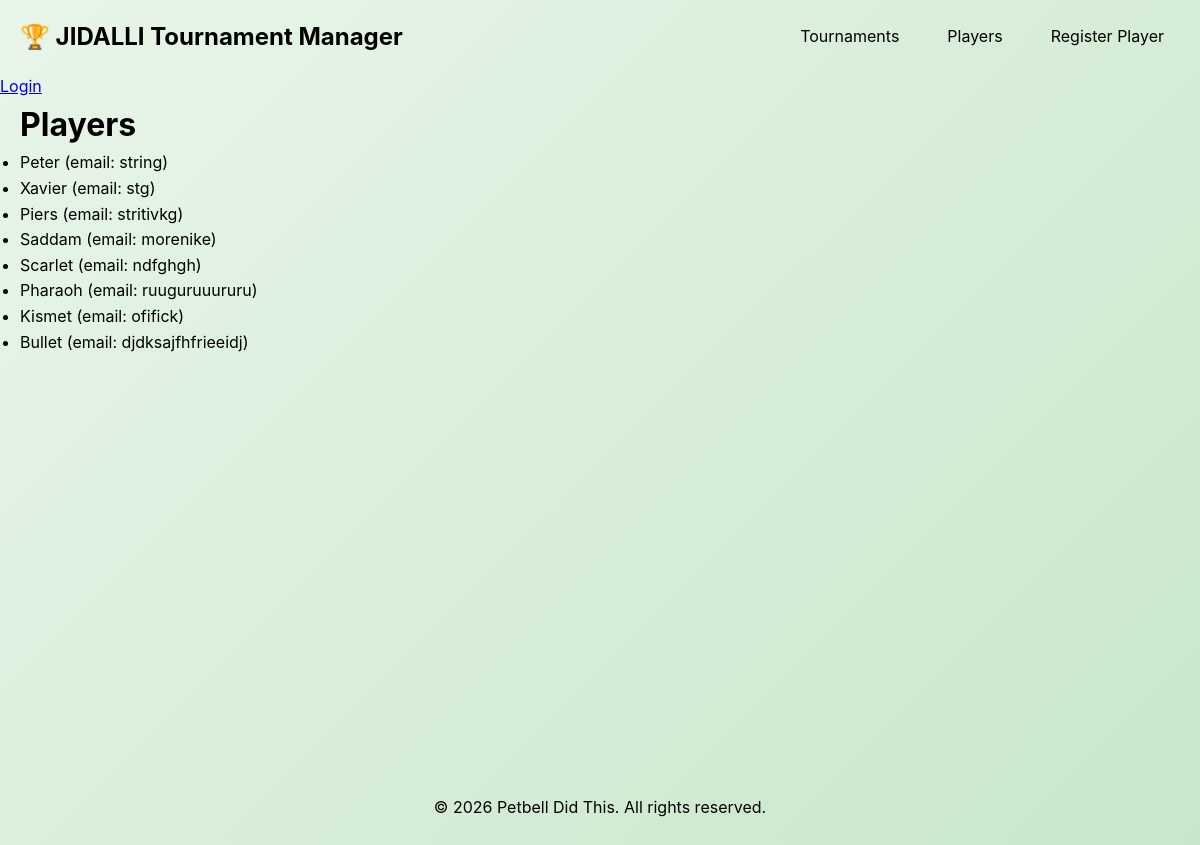
Screenshot of /players/ with the database file from the repository.
### models.py (models this page shows)
class Player(SQLModel, table=True):
    player_id: int = Field(default=None, primary_key=True)
    name: str
    email: str
    games: list["Game"] = Relationship(back_populates="player")

### game.py (the view)
@app.get("/players/", response_class=HTMLResponse)
async def list_players(request: Request, session: sessionDep):
    players = session.exec(select(Player)).all()
    return templates.TemplateResponse(
        "players.html",
        {"request": request, "players": players}
    )

### templates/players.html (shortened to what this page needs)
{% extends "base.html" %}
{% block content %}
<h1>Players</h1>
<ul>
    {% for player in players %}
    <li>{{ player.name }} (email: {{ player.email }})</li>
    {% endfor %}
</ul>
{% endblock %}

### static/style.css (style rules this page uses)
* { margin: 0; padding: 0; box-sizing: border-box; }
body { font-family: -apple-system, BlinkMacSystemFont, 'Segoe UI', Roboto, Oxygen, Ubuntu, Cantarell, sans-serif; line-height: 1.6; color: var(--text-dark); background: linear-gradient(135deg, #e8f5e9 0%, #c8e6c9 100%); min-height: 100vh; }

### rows the page displays
Player: name "Peter", email "string"
Player: name "Xavier", email "stg"
Player: name "Piers", email "stritivkg"
Player: name "Saddam", email "morenike"
Player: name "Scarlet", email "ndfghgh"
Player: name "Pharaoh", email "ruuguruuururu"
Player: name "Kismet", email "ofifick"
Player: name "Bullet", email "djdksajfhfrieeidj"
